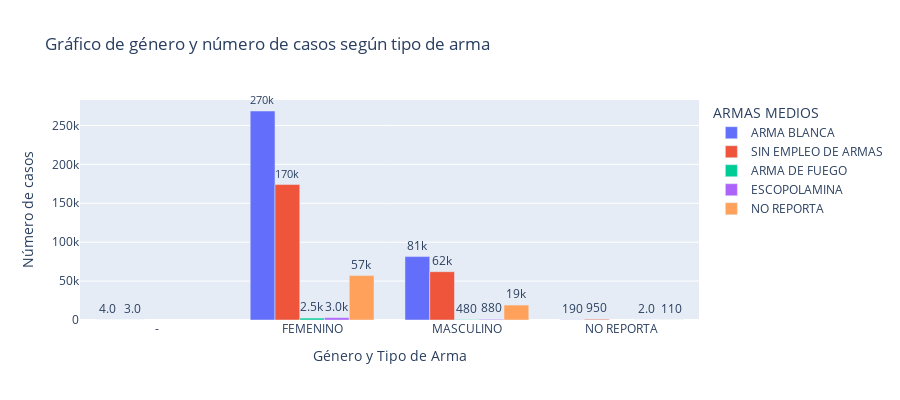

Write notebook code for a chart like this one.
### Code cell
import plotly.express as px


# Crear un DataFrame con los datos necesarios
df_genero_armas = pd.pivot_table(
    df, 
    index=('GENERO', 'ARMAS MEDIOS'), 
    values='CANTIDAD', 
    aggfunc='count'
).reset_index()

# Crear un gráfico de barras 
fig_genero = px.bar(
    df_genero_armas,
    x='GENERO',  # Columna para el eje X
    y='CANTIDAD',  # Columna para el eje Y
    color='ARMAS MEDIOS',  # Columna que define los colores de las barras
    barmode='group',
    text_auto='.2s',
    title="Gráfico de género y número de casos según tipo de arma",
    labels={'CANTIDAD': 'Número de casos', 'GENERO': 'Género y Tipo de Arma'},
    height=400
)

# Personalizar el trazado del gráfico
fig_genero.update_traces(
    textfont_size=12,
    textangle=0,
    textposition="outside",
    cliponaxis=False
)

# Mostrar el gráfico
fig_genero.show()
fig_genero.write_html('graphics/genre.html') #usado para crear el grafico

### Figure 1 — Plotly figure (JSON) as saved in the notebook; plotly's stock layout.template omitted (floating-point values rounded to 4 significant figures)
{"data": [{"alignmentgroup": "True", "cliponaxis": false, "hovertemplate": "ARMAS MEDIOS=ARMA BLANCA<br>Género y Tipo de Arma=%{x}<br>Número de casos=%{y}<extra></extra>", "legendgroup": "ARMA BLANCA", "marker": {"color": "#636efa", "pattern": {"shape": ""}}, "name": "ARMA BLANCA", "offsetgroup": "ARMA BLANCA", "orientation": "v", "showlegend": true, "textangle": 0, "textfont": {"size": 12}, "textposition": "outside", "texttemplate": "%{y:.2s}", "type": "bar", "x": ["-", "FEMENINO", "MASCULINO", "NO REPORTA"], "xaxis": "x", "y": [4, 268614, 81462, 187], "yaxis": "y"}, {"alignmentgroup": "True", "cliponaxis": false, "hovertemplate": "ARMAS MEDIOS=SIN EMPLEO DE ARMAS<br>Género y Tipo de Arma=%{x}<br>Número de casos=%{y}<extra></extra>", "legendgroup": "SIN EMPLEO DE ARMAS", "marker": {"color": "#EF553B", "pattern": {"shape": ""}}, "name": "SIN EMPLEO DE ARMAS", "offsetgroup": "SIN EMPLEO DE ARMAS", "orientation": "v", "showlegend": true, "textangle": 0, "textfont": {"size": 12}, "textposition": "outside", "texttemplate": "%{y:.2s}", "type": "bar", "x": ["-", "FEMENINO", "MASCULINO", "NO REPORTA"], "xaxis": "x", "y": [3, 174055, 62086, 952], "yaxis": "y"}, {"alignmentgroup": "True", "cliponaxis": false, "hovertemplate": "ARMAS MEDIOS=ARMA DE FUEGO<br>Género y Tipo de Arma=%{x}<br>Número de casos=%{y}<extra></extra>", "legendgroup": "ARMA DE FUEGO", "marker": {"color": "#00cc96", "pattern": {"shape": ""}}, "name": "ARMA DE FUEGO", "offsetgroup": "ARMA DE FUEGO", "orientation": "v", "showlegend": true, "textangle": 0, "textfont": {"size": 12}, "textposition": "outside", "texttemplate": "%{y:.2s}", "type": "bar", "x": ["FEMENINO", "MASCULINO"], "xaxis": "x", "y": [2470, 479], "yaxis": "y"}, {"alignmentgroup": "True", "cliponaxis": false, "hovertemplate": "ARMAS MEDIOS=ESCOPOLAMINA<br>Género y Tipo de Arma=%{x}<br>Número de casos=%{y}<extra></extra>", "legendgroup": "ESCOPOLAMINA", "marker": {"color": "#ab63fa", "pattern": {"shape": ""}}, "name": "ESCOPOLAMINA", "offsetgroup": "ESCOPOLAMINA", "orientation": "v", "showlegend": true, "textangle": 0, "textfont": {"size": 12}, "textposition": "outside", "texttemplate": "%{y:.2s}", "type": "bar", "x": ["FEMENINO", "MASCULINO", "NO REPORTA"], "xaxis": "x", "y": [2984, 877, 2], "yaxis": "y"}, {"alignmentgroup": "True", "cliponaxis": false, "hovertemplate": "ARMAS MEDIOS=NO REPORTA<br>Género y Tipo de Arma=%{x}<br>Número de casos=%{y}<extra></extra>", "legendgroup": "NO REPORTA", "marker": {"color": "#FFA15A", "pattern": {"shape": ""}}, "name": "NO REPORTA", "offsetgroup": "NO REPORTA", "orientation": "v", "showlegend": true, "textangle": 0, "textfont": {"size": 12}, "textposition": "outside", "texttemplate": "%{y:.2s}", "type": "bar", "x": ["FEMENINO", "MASCULINO", "NO REPORTA"], "xaxis": "x", "y": [57046, 19203, 108], "yaxis": "y"}], "layout": {"barmode": "group", "height": 400, "legend": {"title": {"text": "ARMAS MEDIOS"}, "tracegroupgap": 0}, "title": {"text": "Gráfico de género y número de casos según tipo de arma"}, "xaxis": {"anchor": "y", "domain": [0, 1], "title": {"text": "Género y Tipo de Arma"}}, "yaxis": {"anchor": "x", "domain": [0, 1], "title": {"text": "Número de casos"}}}}
